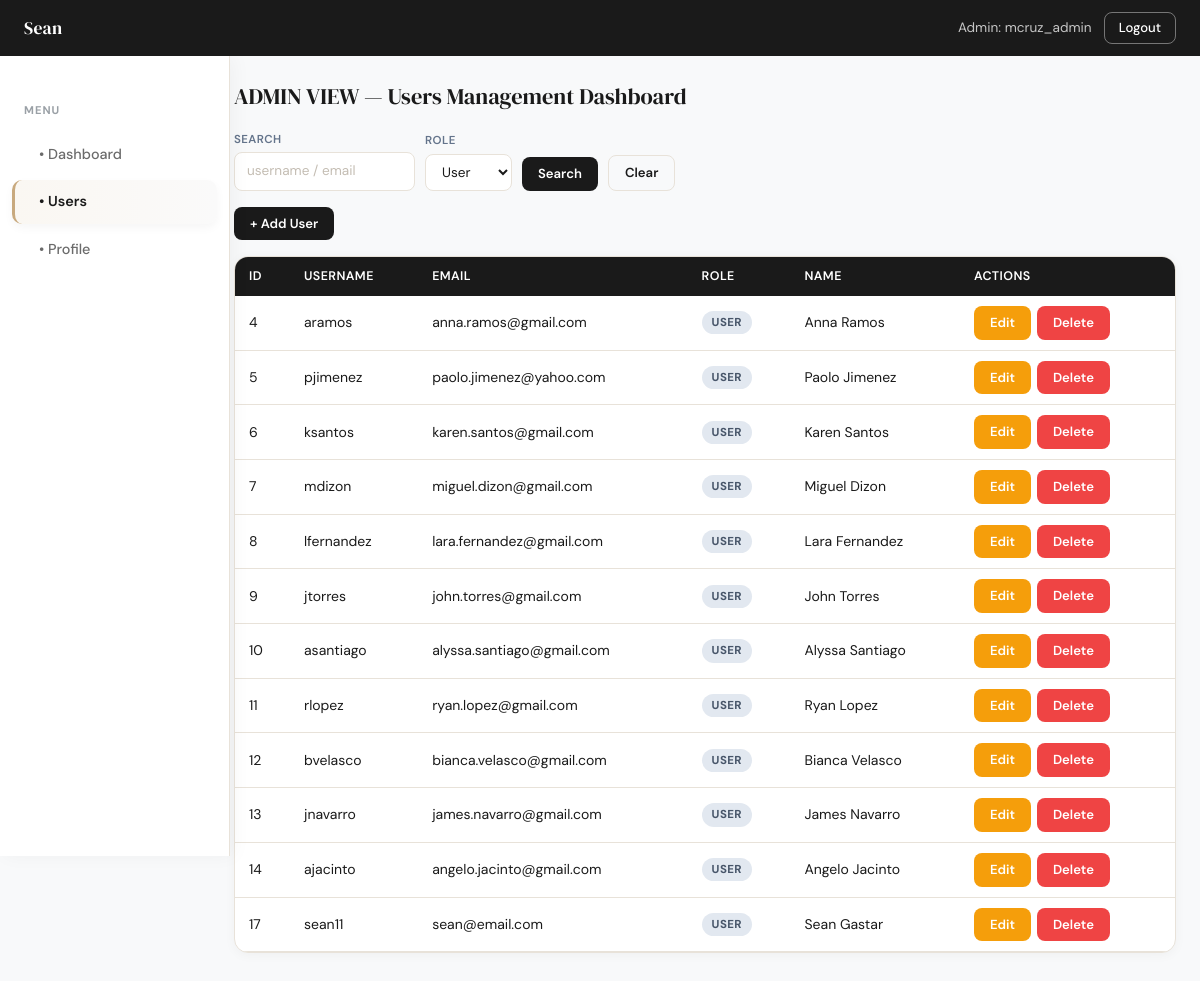
Page /admin_users.php?role=user (signed in) on the committed database.
### tables this page shows
CREATE TABLE `usermanagement` (
  `id` int(11) NOT NULL,
  `username` varchar(50) NOT NULL,
  `email` varchar(120) NOT NULL,
  `password_hash` varchar(255) NOT NULL,
  `role` enum('admin','user') NOT NULL DEFAULT 'user',
  `firstname` varchar(60) NOT NULL,
  `lastname` varchar(60) NOT NULL,
  `gender` enum('male','female','other') DEFAULT 'other',
  `nationality` varchar(80) DEFAULT NULL,
  `contact_number` varchar(30) DEFAULT NULL,
  `created_at` timestamp NOT NULL DEFAULT current_timestamp()
);

### components/pdo.php (called while the page is built)
<?php
class Database {
    public $host     = 'localhost';
    public $db_name  = 'users';
    public $username = 'root';
    public $password = '';
    public $charset  = 'utf8mb4';
    public $pdo      = null;
    public function connect(): PDO {
        if ($this->pdo === null) {
            $dsn = "mysql:host={$this->host};dbname={$this->db_name};charset={$this->charset}";
            $options = [
                PDO::ATTR_ERRMODE            => PDO::ERRMODE_EXCEPTION,
                PDO::ATTR_DEFAULT_FETCH_MODE => PDO::FETCH_ASSOC,
                PDO::ATTR_EMULATE_PREPARES   => false,
            ];
            try {
                $this->pdo = new PDO($dsn, $this->username, $this->password, $options);
            } catch (PDOException $e) {
                throw new PDOException("Connection failed: " . $e->getMessage());
            }
        }
        return $this->pdo;
    }
}

### components/auth.php (called while the page is built, shortened)
<?php
require_once __DIR__ . '/pdo.php';
class Auth {
    public function user(): array {
        return [
            'id'        => $_SESSION['user_id']  ?? null,
            'name'      => $_SESSION['name']      ?? null,
            'firstname' => $_SESSION['firstname'] ?? null,
            'lastname'  => $_SESSION['lastname']  ?? null,
            'username'  => $_SESSION['username']  ?? null,
            'email'     => $_SESSION['email']     ?? null,
            'role'      => $_SESSION['role']      ?? null,
        ];
    }
}
?>

### admin_users.php (the view, shortened to what this page needs)
<?php
require_once 'components/auth.php';
$auth = new Auth();
$auth->requireAdmin();
$db = (new Database())->connect();
$me = $auth->user();
$search = trim($_GET['search'] ?? '');
$role   = trim($_GET['role']   ?? '');
$query  = "SELECT id, username, email, role, firstname, lastname, gender, nationality, contact_number, created_at FROM usermanagement WHERE 1=1";
$params = [];
if ($role) {
    $query .= " AND role = :role";
    $params[':role'] = $role;
}
$query .= " ORDER BY id";
$stmt = $db->prepare($query);
$stmt->execute($params);
$users = $stmt->fetchAll();
?>
<!DOCTYPE html>
<html lang="en">
<head>
    <link href="https://cdn.jsdelivr.net/npm/bootstrap@5.3.3/dist/css/bootstrap.min.css" rel="stylesheet">
    <link rel="stylesheet" href="Style/style.css">
</head>
<body class="dashboard-body">
<nav class="dash-navbar">
    <span class="brand">Sean</span>
    <div class="nav-right">
        <span class="nav-user">Admin: <?= htmlspecialchars($me['username']) ?></span>
        <a href="logout.php" class="nav-btn">Logout</a>
    </div>
</nav>
<div class="sidebar">
    <div class="sidebar-label">Menu</div>
    <a href="admin_users.php" <?= !isset($_GET['role']) && !isset($_GET['search']) ? 'class="active"' : '' ?>>• Dashboard</a>
    <a href="admin_users.php?role=user" <?= ($_GET['role'] ?? '') === 'user' ? 'class="active"' : '' ?>>• Users</a>
    <a href="profile.php">• Profile</a>
</div>
<div class="main-content with-sidebar">
    <h5 class="page-title">ADMIN VIEW — Users Management Dashboard</h5>
    <form method="GET" action="" class="filter-bar mb-3">
        <div>
            <label>Search</label>
            <input type="text" name="search" placeholder="username / email"
                value="<?= htmlspecialchars($search) ?>"/>
        </div>
        <div>
            <label>Role</label>
            <select name="role">
                <option value="user"  <?= $role === 'user'  ? 'selected' : '' ?>>User</option>
            </select>
        </div>
        <button type="submit" class="dash-btn dash-btn-dark">Search</button>
        <a href="admin_users.php" class="dash-btn dash-btn-outline">Clear</a>
    </form>
    <div class="mb-3">
        <a href="admin_user_create.php" class="dash-btn dash-btn-dark">+ Add User</a>
    </div>
    <div class="dash-card" style="padding:0; overflow:hidden;">
        <table class="dash-table">
            <thead>
                <tr>
                    <th>ID</th>
                    <th>Username</th>
                    <th>Email</th>
                    <th>Role</th>
                    <th>Name</th>
                    <th>Actions</th>
                </tr>
            </thead>
            <tbody>
                <?php foreach ($users as $user): ?>
                <tr>
                    <td><?= $user['id'] ?></td>
                    <td><?= htmlspecialchars($user['username']) ?></td>
                    <td><?= htmlspecialchars($user['email']) ?></td>
                    <td><span class="role-badge <?= $user['role'] ?>"><?= $user['role'] ?></span></td>
                    <td><?= htmlspecialchars($user['firstname'] . ' ' . $user['lastname']) ?></td>
                    <td style="display:flex; gap:6px;">
                        <a href="admin_user_edit.php?id=<?= $user['id'] ?>" class="dash-btn dash-btn-warning">Edit</a>
                        <?php if ($user['id'] != $me['id']): ?>
                            <a href="admin_user_delete.php?id=<?= $user['id'] ?>"
                               class="dash-btn dash-btn-danger"
                               onclick="return confirm('Delete this user?')">Delete</a>
                        <?php else: ?>
                            <span class="dash-btn dash-btn-outline" style="opacity:.5; cursor:default;">You</span>
                        <?php endif; ?>
                    </td>
                </tr>
                <?php endforeach; ?>
            </tbody>
        </table>
    </div>
</div>
</body>
</html>

### rows in the picture
usermanagement: id "4", username "aramos", email "anna.ramos@gmail.com", role "USER", firstname+lastname "Anna Ramos"
usermanagement: id "5", username "pjimenez", email "paolo.jimenez@yahoo.com", role "USER", firstname+lastname "Paolo Jimenez"
usermanagement: id "6", username "ksantos", email "karen.santos@gmail.com", role "USER", firstname+lastname "Karen Santos"
usermanagement: id "7", username "mdizon", email "miguel.dizon@gmail.com", role "USER", firstname+lastname "Miguel Dizon"
usermanagement: id "8", username "lfernandez", email "lara.fernandez@gmail.com", role "USER", firstname+lastname "Lara Fernandez"
usermanagement: id "9", username "jtorres", email "john.torres@gmail.com", role "USER", firstname+lastname "John Torres"
usermanagement: id "10", username "asantiago", email "alyssa.santiago@gmail.com", role "USER", firstname+lastname "Alyssa Santiago"
usermanagement: id "11", username "rlopez", email "ryan.lopez@gmail.com", role "USER", firstname+lastname "Ryan Lopez"
usermanagement: id "12", username "bvelasco", email "bianca.velasco@gmail.com", role "USER", firstname+lastname "Bianca Velasco"
usermanagement: id "13", username "jnavarro", email "james.navarro@gmail.com", role "USER", firstname+lastname "James Navarro"
usermanagement: id "14", username "ajacinto", email "angelo.jacinto@gmail.com", role "USER", firstname+lastname "Angelo Jacinto"
usermanagement: id "17", username "sean11", email "sean@email.com", role "USER", firstname+lastname "Sean Gastar"

### other values in the picture
$me['username'] "mcruz_admin"
